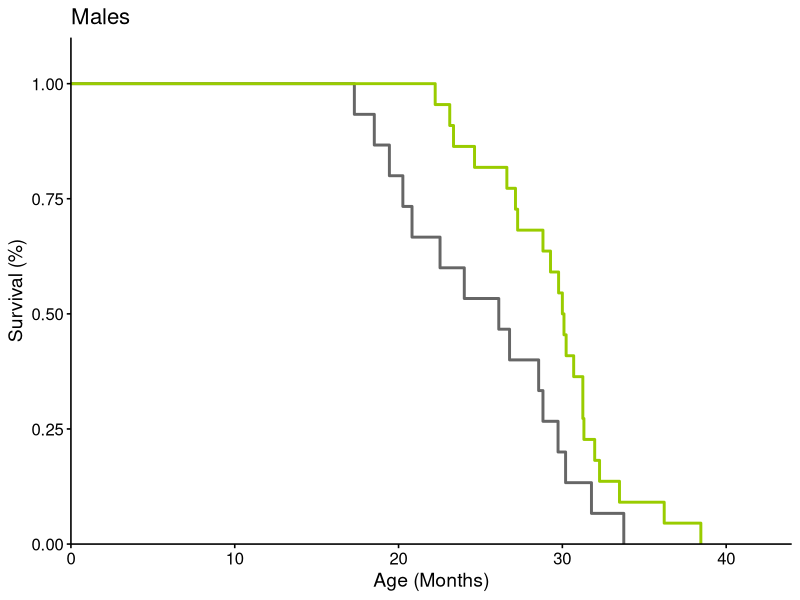
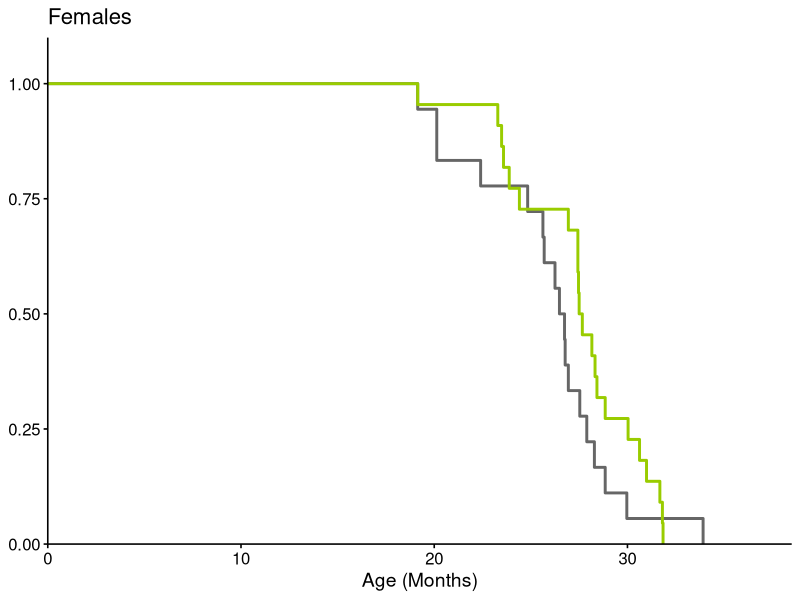

R code for these plots, in order: (Note: this script raises an error after producing the figures.)
library(survival)
library(survminer)

setwd("/scratch/fmorandi/internal/Ali/github/ac_lifespan")

#### PLOTTING SETTINGS ####

w = 174 # mm
h = 230
w_in = w*0.0393701
h_in = h*0.0393701

ccodes = c("#cccccc", "#666666", "#ccff66", "#99cc00")

#### LOAD DATA ####

data = read.table("./data/survival_data.tsv", header = T, fill=T) %>%
  mutate(Birth = as.Date(Birth, format="%d-%b-%Y"))%>%
  mutate(Death = as.Date(Death, format="%d-%b-%Y"))%>%
  mutate(AgeAtDeath = as.numeric(Death-Birth))%>%
  mutate(AgeAtDeathMonths = AgeAtDeath / 30.4) %>%
  mutate(Status = 1)

data_s6ko = read.table("./data/survival_data_s6ko.tsv", header = T) %>%
  mutate(Birth = as.Date(Birth, format="%d-%b-%Y"))%>%
  mutate(Death = as.Date(Death, format="%d-%b-%Y"))%>%
  mutate(AgeAtDeath = as.numeric(Death-Birth))%>%
  mutate(AgeAtDeathMonths = AgeAtDeath / 30.4) %>%
  mutate(Status = 1)

table(data$Sex, data$Diet)
any(duplicated(data$MouseID))

dataM = subset(data, Sex == "M")
dataF = subset(data, Sex == "F")

#### PLOT ####

# Males
fitM = survfit(Surv(AgeAtDeathMonths, Status) ~ Diet, data = dataM)
p=ggsurvplot(fitM, data = dataM)
p1=p$plot+
  scale_x_continuous(expand=expansion(mult=c(0, 0.1)))+
  scale_y_continuous(expand=expansion(mult=c(0, 0.1)))+
  scale_color_manual(values=ccodes[c(2,4)])+
  theme(legend.position = "none")+
  labs(x="Age (Months)", y="Survival (%)")+
  ggtitle("Males")

# Females
fitF = survfit(Surv(AgeAtDeathMonths, Status) ~ Diet, data = dataF)
p=ggsurvplot(fitF, data = dataF)
p2=p$plot+
  scale_x_continuous(expand=expansion(mult=c(0, 0.1)))+
  scale_y_continuous(expand=expansion(mult=c(0, 0.1)))+
  scale_color_manual(values=ccodes[c(2,4)])+
  theme(legend.position = "none",
        axis.title.y=element_blank())+
  labs(x="Age (Months)")+
  ggtitle("Females")
p1+p2
ggsave("./results/survival.pdf", width = 1*w, height = 0.3*h, units="mm")

# S6KO
fit_s6ko = survfit(Surv(AgeAtDeathMonths, Status) ~ Diet, data = data_s6ko)
p=ggsurvplot(fit_s6ko, data = data_s6ko)
p$plot+
  scale_x_continuous(expand=expansion(mult=c(0, 0.1)))+
  scale_y_continuous(expand=expansion(mult=c(0, 0.1)))+
  scale_color_manual(values=ccodes[c(2,4)])+
  theme(legend.position = "none")+
  labs(x="Age (Months)", y="Survival (%)")+
  ggtitle("Sirt6 KO (Males and Females combined)")
ggsave("./results/survival_s6ko.pdf", width = 0.6*w, height = 0.3*h, units="mm")

#### STATS ####

sink("./results/survival_stats.txt")
cat("Males:\n")
surv_pvalue(fitM, method="n")
cat("Females:\n")
surv_pvalue(fitF, method="n")
cat("S6KO:\n")
surv_pvalue(fit_s6ko, method="n")
closeAllConnections()

#### EXTRA CHECKS ####

# Are there any cohort effects?
ggplot(dataM, aes(Birth, fill=Diet))+
  geom_bar(position="fill")
ggplot(dataF, aes(Birth, fill=Diet))+
  geom_bar(position="fill")
data %>%
  group_by(Birth, Sex) %>%
  summarize(n = n())
# Treatments are fairly balanced over the 2 birth cohorts but best to check

summary(coxph(Surv(AgeAtDeath, Status)~as.factor(Birth)+Diet, data = dataM))
summary(coxph(Surv(AgeAtDeath, Status)~as.factor(Birth)+Diet, data = dataF))
summary(coxph(Surv(AgeAtDeath, Status)~Diet, data = dataM))
summary(coxph(Surv(AgeAtDeath, Status)~Diet, data = dataF))
# Including DoB does not affect results and DoB is never sig

median(dataM[dataM$Diet == "Ctrl", "AgeAtDeath"]) / 365
median(dataM[dataM$Diet == "Fuco", "AgeAtDeath"]) / 365
median(dataM[dataM$Diet == "Fuco", "AgeAtDeath"]) / median(dataM[dataM$Diet == "Ctrl", "AgeAtDeath"])
median(dataF[dataF$Diet == "Fuco", "AgeAtDeath"]) / median(dataF[dataF$Diet == "Ctrl", "AgeAtDeath"])
max(data$AgeAtDeath)
